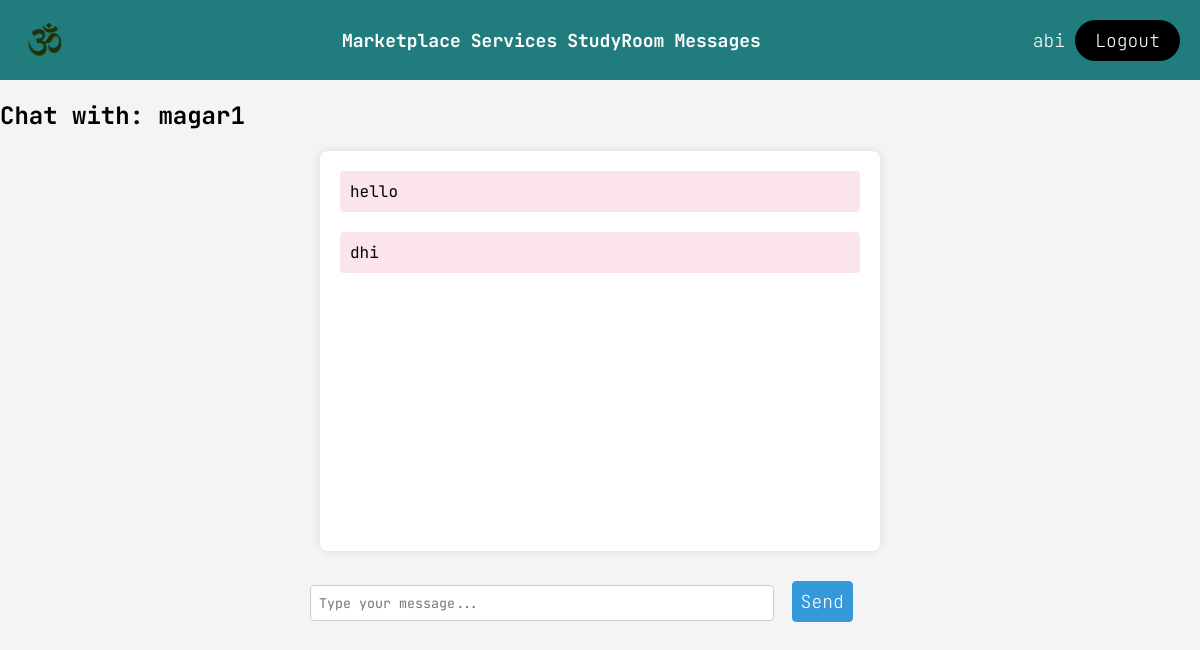
Screenshot of /personal_messages/magar1/ (signed in) with the database file from the repository.
### portal/models.py (models this page shows)
class User(AbstractUser):
    image = CloudinaryField(blank=True, null=True)
    username = models.CharField(("username"), max_length=30, blank=True, unique=True)
    email = models.EmailField("Email", blank=False, null=False, unique=True)
    first_name = models.CharField(("first name"), max_length=30, blank=False)
    last_name = models.CharField(("last name"), max_length=30, blank=False)
    password = models.CharField(("Password"), max_length=30)
    confirm_password = models.CharField(
        ("confirm_password"), max_length=30, blank=True, null=True
    )
    academia = models.ManyToManyField(
        Academia,
        blank=True,
    )
    skills = models.ManyToManyField(Skill)
    interests = models.ManyToManyField(Interest, blank=True)
    REQUIRED_FIELDS = [
        "first_name",
        "last_name",
        "email",
        "password",
        "confirm_password",
    ]
    objects = UserManager()

### chatapp/models.py (models this page shows)
class PersonalMessage(models.Model):
    sender = models.ForeignKey(User, on_delete=models.CASCADE, related_name="sender")
    receiver = models.ForeignKey(User, on_delete=models.CASCADE, related_name="receiver")
    content = models.TextField()
    created_at = models.DateTimeField(auto_now_add=True)
    class Meta:
        ordering = ["created_at"]
    def __str__(self):
        return self.sender.username + " to " + self.receiver.username + " : " + self.content

### chatapp/views.py (the view)
@login_required
def get_personal_messages(request, username=None):
    receiver = User.objects.get(username=username)
    messages = PersonalMessage.objects.filter(sender=request.user, receiver=receiver) | PersonalMessage.objects.filter(sender=receiver, receiver=request.user)
    print(messages)
    return render(request, "chatapp/chat.html", {"messages":messages, "receiver":receiver})

### templates/chatapp/chat.html (shortened to what this page needs)
{%extends 'home/navbar.html'%}
{% load static %}
{%block content%}
  <h2> Chat with: {{receiver.username}}{{username}}</h2>
  <div class="container">
    <div class="chat-box" id="chatBox">
      {% for message in messages%}
        {% if message.sender == receiver%}
          <div class="message other-message">{{message.content}}</div>
        {% else %}
        <div class="message user-message">{{message.content}}</div>
        {% endif %}
      {% endfor %}
    </div>
    <div class="message">
      <input type="text" id="userInput" placeholder="Type your message...">
      <button id="chat-message-submit">Send</button>
    </div>
  </div>
{%endblock%}

### templates/home/navbar.html (shortened to what this page needs)
{% load static %}
<html lang="en">
<!DOCTYPE html>
<head>
    <link rel="stylesheet" type="text/css" href="{% static 'css/home/navbar.css' %}">
    <link rel="stylesheet" href="https://cdnjs.cloudflare.com/ajax/libs/font-awesome/4.7.0/css/font-awesome.min.css">
</head>
<body>
    <div class="navbar-content">
    <header class="navbar-header">
        <a href="/"><img class="logo" src="{% static 'img/logo.png' %}" alt="logo"></a>
        <nav>
            <ul class="nav_links">
                <li><a href="/marketplace">Marketplace</a></li>
                <li><a href="/services">Services</a></li>
                <li><a href="/chatrooms">StudyRoom</a></li>
                <li><a href="/personal_messages/">Messages</a></li>
            </ul>
        </nav>
        <div class="temp">
            {% if user.is_authenticated%}
            <a href="{% url 'profile' %}">
                <p style="color: white;"> {{user.first_name}}</p>
            </a>
            <a class="navbar_right" href="/signout"><button class="Button">Logout</button></a>
            {%else%}
            <a class="navbar_right" href="/register"><button class="Button">Register</button></a>
            <a class="navbar_right" href="/signin"><button class="Button">Signin</button></a>
            {%endif%}
        </div>
    </header>
    {%block content%}
    {%endblock%}
</body>
</html>

### static/css/home/navbar.css (style rules this page uses)
* { box-sizing: border-box; margin: 0; padding:0; font-family: "JetBrains Mono", sans-serif; }
li, a, button { font-family: "JetBrains Mono", sans-serif; font-weight: 200; font-size: 18px; color:rgb(236, 236, 236); text-decoration: none; font-size: 18px; color:rgb(255, 255, 255); text-decoration: none; }
nav { display: flex; }
.navbar-header { display: flex; position: fixed; top: 0; left: 0; width: 100%; height: 80px; background-color:rgb(33, 125, 125); align-items: center; padding: 15px 10%; padding-left: 15px; padding-right: 15px; justify-content: space-between; align-items: center; z-index: 500; }
.temp { display: flex; justify-content: space-evenly; align-items: center; padding: 5px; }
.logo { cursor:pointer; width: 60px; height: 60px; mix-blend-mode: multiply; }
.nav_links { list-style: none; display: flex; }
.nav_links li { display: inline-block; padding: 0px 5px; justify-content: space-between; }
.nav_links li a { transition: all 0.3s ease 0s; color: white; font-weight: bold; }
.Button { padding: 9px 20px; background-color: black; border: none; border-radius: 50px; cursor:pointer; transition: background-color 0.3s ease-in-out; margin-left: 10px; }

### templates/chatapp/chat.html (style rules this page uses)
body { font-family: Arial, sans-serif; margin: 0; padding: 0; background-color: #f4f4f4; position: relative; top: 100px; z-index: 100; }
.container { max-width: 600px; margin: auto; overflow: hidden; }
.chat-box { background: #fff; border-radius: 8px; box-shadow: 0 0 10px rgba(0, 0, 0, 0.1); margin: 20px; padding: 20px; height: 400px; overflow-y: scroll; }
.message { margin-bottom: 20px; padding: 10px; border-radius: 4px; }
.other-message { background: #fce4ec; }
.message input { width: 80%; padding: 8px; margin-right: 8px; border: 1px solid #ccc; border-radius: 4px; }
.message button { padding: 8px; border: 1px solid #3498db; border-radius: 4px; background: #3498db; color: #fff; cursor: pointer; }

### rows the page displays
User: first_name "abi"
User: username "magar1"
PersonalMessage: content "hello"
PersonalMessage: content "dhi"
